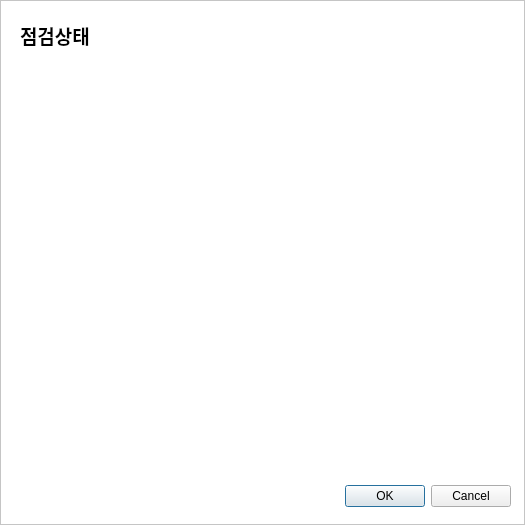
<?xml version="1.0" encoding="UTF-8"?>
<ui version="4.0">
 <class>Dialog</class>
 <widget class="QDialog" name="Dialog">
  <property name="geometry">
   <rect>
    <x>0</x>
    <y>0</y>
    <width>525</width>
    <height>525</height>
   </rect>
  </property>
  <property name="minimumSize">
   <size>
    <width>525</width>
    <height>525</height>
   </size>
  </property>
  <property name="maximumSize">
   <size>
    <width>525</width>
    <height>525</height>
   </size>
  </property>
  <property name="windowTitle">
   <string>Dialog</string>
  </property>
  <widget class="QFrame" name="frame">
   <property name="geometry">
    <rect>
     <x>0</x>
     <y>0</y>
     <width>525</width>
     <height>525</height>
    </rect>
   </property>
   <property name="minimumSize">
    <size>
     <width>525</width>
     <height>525</height>
    </size>
   </property>
   <property name="maximumSize">
    <size>
     <width>525</width>
     <height>525</height>
    </size>
   </property>
   <property name="styleSheet">
    <string notr="true">QFrame{background-color:white}</string>
   </property>
   <property name="frameShape">
    <enum>QFrame::StyledPanel</enum>
   </property>
   <property name="frameShadow">
    <enum>QFrame::Raised</enum>
   </property>
   <widget class="QLabel" name="label">
    <property name="geometry">
     <rect>
      <x>20</x>
      <y>20</y>
      <width>161</width>
      <height>31</height>
     </rect>
    </property>
    <property name="font">
     <font>
      <family>KoPub돋움체 Bold</family>
      <pointsize>14</pointsize>
      <weight>75</weight>
      <bold>true</bold>
     </font>
    </property>
    <property name="text">
     <string>점검상태</string>
    </property>
   </widget>
   <widget class="QDialogButtonBox" name="buttonBox">
    <property name="geometry">
     <rect>
      <x>170</x>
      <y>480</y>
      <width>341</width>
      <height>32</height>
     </rect>
    </property>
    <property name="orientation">
     <enum>Qt::Horizontal</enum>
    </property>
    <property name="standardButtons">
     <set>QDialogButtonBox::Cancel|QDialogButtonBox::Ok</set>
    </property>
   </widget>
  </widget>
 </widget>
 <resources/>
 <connections>
  <connection>
   <sender>buttonBox</sender>
   <signal>accepted()</signal>
   <receiver>Dialog</receiver>
   <slot>accept()</slot>
   <hints>
    <hint type="sourcelabel">
     <x>248</x>
     <y>254</y>
    </hint>
    <hint type="destinationlabel">
     <x>157</x>
     <y>274</y>
    </hint>
   </hints>
  </connection>
  <connection>
   <sender>buttonBox</sender>
   <signal>rejected()</signal>
   <receiver>Dialog</receiver>
   <slot>reject()</slot>
   <hints>
    <hint type="sourcelabel">
     <x>316</x>
     <y>260</y>
    </hint>
    <hint type="destinationlabel">
     <x>286</x>
     <y>274</y>
    </hint>
   </hints>
  </connection>
 </connections>
</ui>
